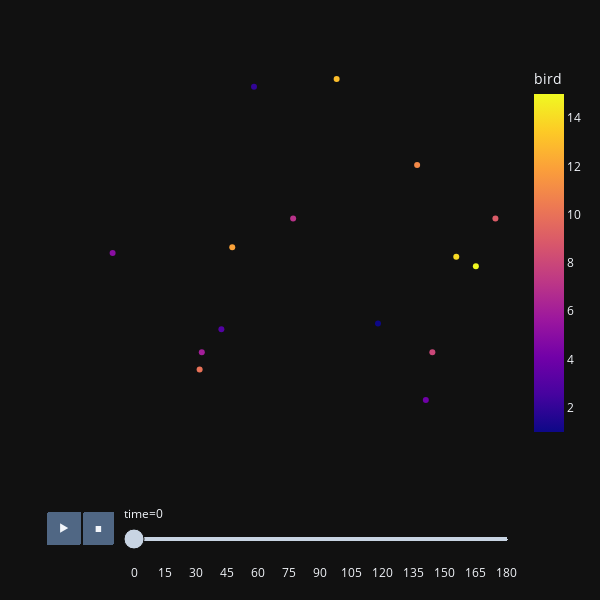

Notebook cell for this chart:
### Code cell
ft.animate_birds(loc, plot_rewards=False, width=600, height=600, point_size=10)
